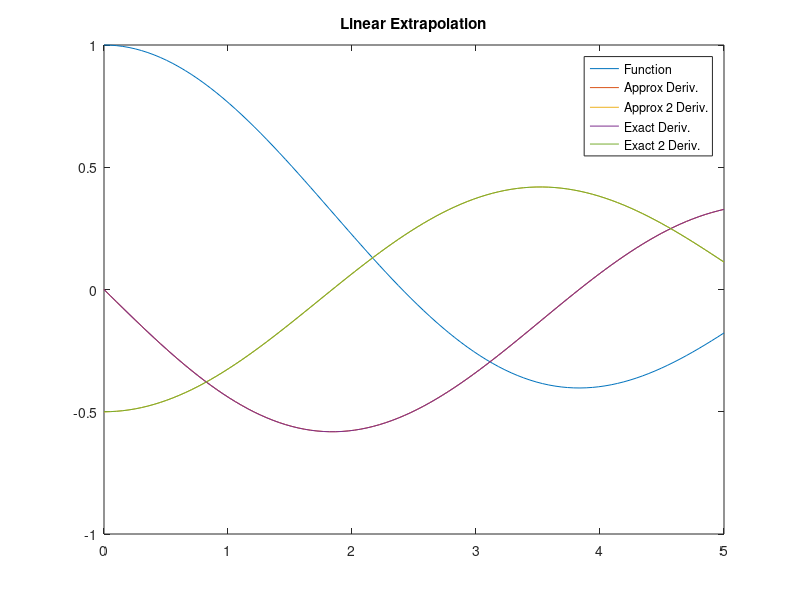
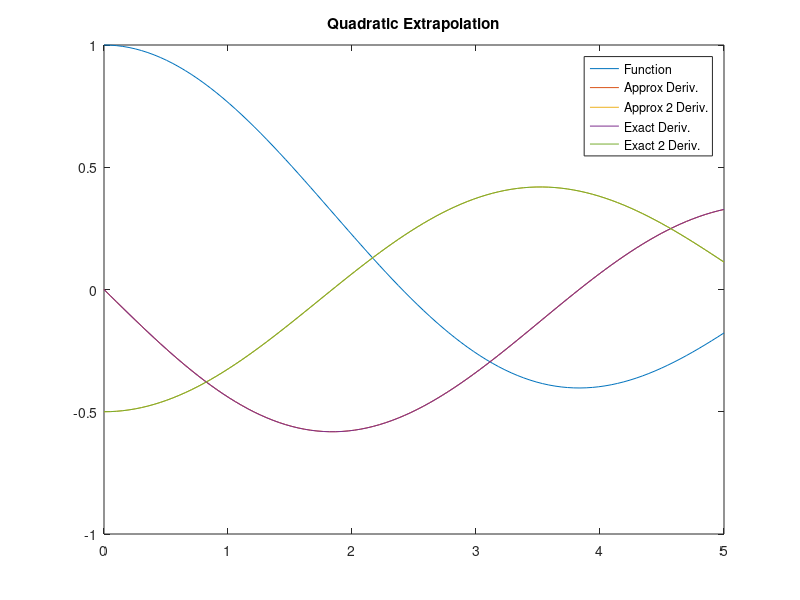

Here is the MATLAB script that generated these plots, in order:
clear; close all;
N=100;
a=0;b=5;
h=(b-a)/(N-1);
x=a:h:b;
f=besselj(0,x);
fp(2:N-1)=(f(3:N)-f(1:N-2))/(2*h);
fpp(2:N-1)=(f(3:N)-2*f(2:N-1)+f(1:N-2))/h^2;

% Linear Extrapolation
fp(1)=2*fp(2)-fp(3);
fp(N)=2*fp(N-1)-fp(N-2);
fpp(1)=2*fpp(2)-fpp(3);
fpp(N)=2*fpp(N-1)-fpp(N-2);
plot(x,f,x,fp,x,fpp,x,-besselj(1,x),x,.5*(-besselj(0,x)+besselj(2,x)));
title('Linear Extrapolation');
legend('Function','Approx Deriv.','Approx 2 Deriv.','Exact Deriv.','Exact 2 Deriv.')
fprintf('For Linear Extrapolation\n');
fprintf('at f(0) df/dx=%f and d^2f/dx^2=%f\n',fp(1),fpp(1));
fprintf('at f(5) df/dx=%f and d^2f/dx^2=%f\n',fp(N),fpp(N));

% Quadratic Extrapolation
figure;
fp(1)=3*fp(2)-3*fp(3)+fp(4);
fp(N)=3*fp(N-1)-3*fp(N-2)+fp(N-3);
fpp(1)=3*fpp(2)-3*fpp(3)+fpp(4);
fpp(N)=3*fpp(N-1)-3*fpp(N-2)+fpp(N-3);
plot(x,f,x,fp,x,fpp,x,-besselj(1,x),x,.5*(-besselj(0,x)+besselj(2,x)));
title('Quadratic Extrapolation');
legend('Function','Approx Deriv.','Approx 2 Deriv.','Exact Deriv.','Exact 2 Deriv.')
fprintf('For Quadratic Extrapolation\n');
fprintf('at f(0) df/dx=%f and d^2f/dx^2=%f\n',fp(1),fpp(1));
fprintf('at f(5) df/dx=%f and d^2f/dx^2=%f\n',fp(N),fpp(N));

% Actual Values at Boundary Conditions
fprintf('For the Actual Values\n');
fprintf('at f(0) df/dx=0 and d^2f/dx^2=.327579\n');
fprintf('at f(5) df/dx=-.5 and d^2f/dx^2=.112081\n');
